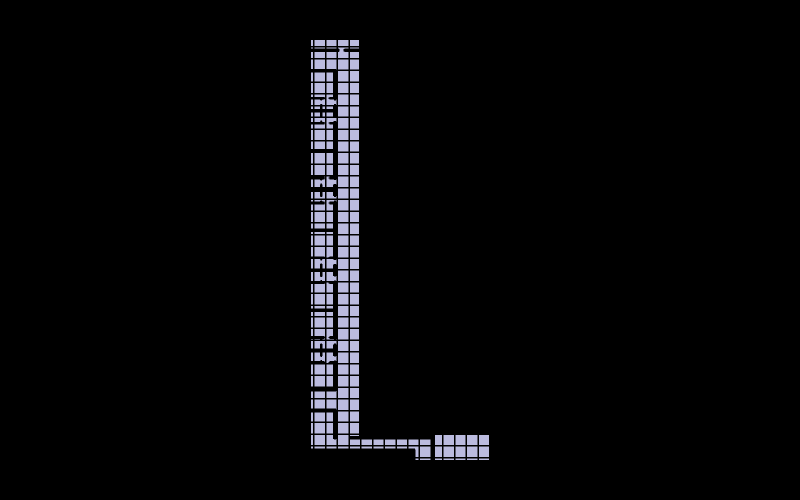

Notebook code for this chart:
### Markdown cell above
## 10. Show the shell

### Code cell
# L1 shell
Topology.Show(shell_l1,
              camera=[0,0,6],
              faceColor=[210,210,250],
              faceOpacity=0.9,
              edgeColor='black',
              edgeWidth=3,
              showVertices=False,
              backgroundColor='black',
              width=800, height=500,
              renderer=renderer)

### Figure 1 — Plotly figure (JSON) as saved in the notebook; plotly's stock layout.template omitted (floating-point values rounded to 4 significant figures; data arrays with more than 128 entries replaced by an {"elided": "..."} marker saying what was removed)
{"data": [{"hoverinfo": "text", "hovertext": {"elided": "2919 str values"}, "legendgroup": "2", "legendrank": 2, "line": {"color": "#000000", "width": 3}, "mode": "lines", "name": "1: Untitled (Edges)", "showlegend": false, "type": "scatter3d", "x": {"elided": "2919 float values"}, "y": {"elided": "2919 float values"}, "z": {"elided": "2919 int values"}}, {"cmax": 1, "cmin": 0, "color": "#D2D2FA", "colorscale": [[0, "#440154"], [0.1111, "#482878"], [0.2222, "#3e4989"], [0.3333, "#31688e"], [0.4444, "#26828e"], [0.5556, "#1f9e89"], [0.6667, "#35b779"], [0.7778, "#6ece58"], [0.8889, "#b5de2b"], [1, "#fde725"]], "flatshading": true, "hoverinfo": "text", "hovertext": "", "i": {"elided": "844 int values"}, "j": {"elided": "844 int values"}, "k": {"elided": "844 int values"}, "legendgroup": "3", "legendrank": 3, "lighting": {"facenormalsepsilon": 0}, "name": "1: Untitled (Faces)", "opacity": 0.9, "showlegend": false, "showscale": false, "text": "", "type": "mesh3d", "x": {"elided": "944 float values"}, "y": {"elided": "944 float values"}, "z": {"elided": "944 int values"}}], "layout": {"autosize": true, "height": 500, "margin": {"b": 40, "l": 40, "r": 40, "t": 40}, "paper_bgcolor": "#000000", "plot_bgcolor": "#000000", "scene": {"aspectmode": "data", "camera": {"center": {"x": 0, "y": 0, "z": 0}, "eye": {"x": 0, "y": 0, "z": 6}, "projection": {"type": "perspective"}, "up": {"x": 0, "y": 0, "z": 1}}, "xaxis": {"visible": false}, "yaxis": {"visible": false}, "zaxis": {"visible": false}}, "showlegend": true, "width": 800, "xaxis": {"showgrid": false, "visible": false, "zeroline": false}, "yaxis": {"showgrid": false, "visible": false, "zeroline": false}}}
